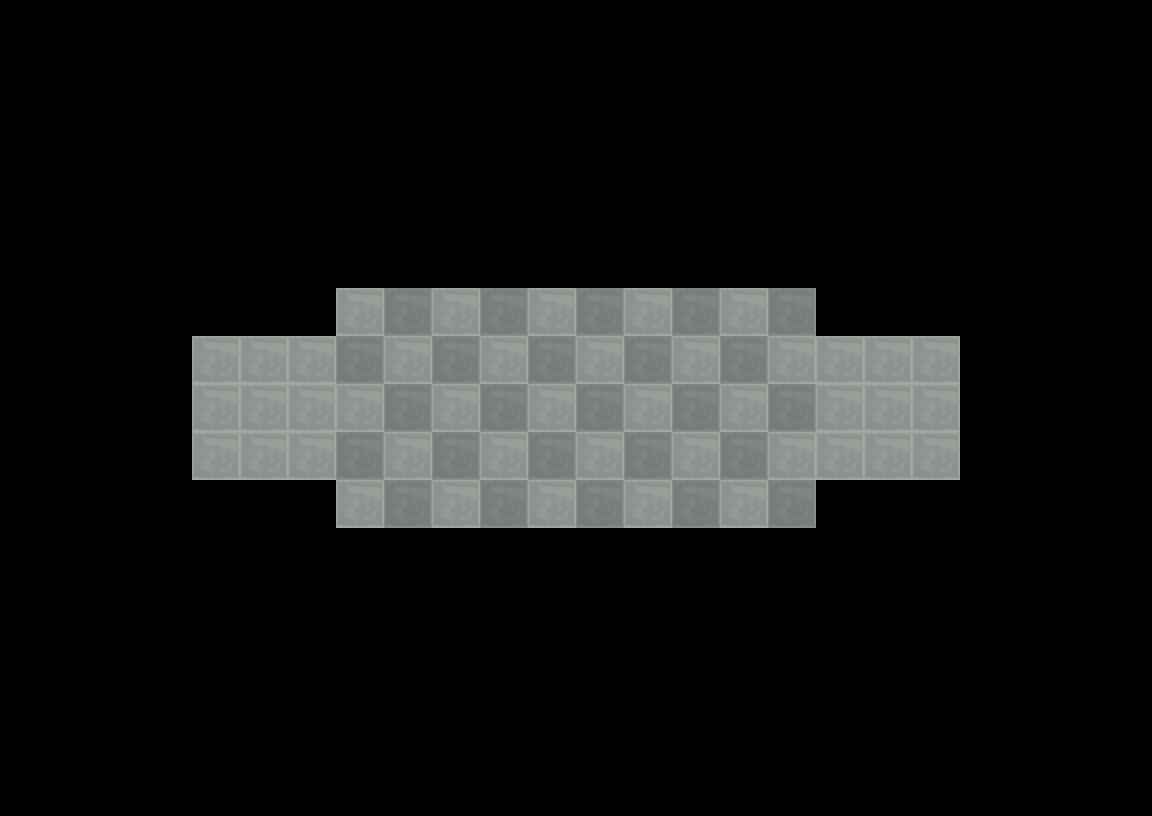

A level layout from a 2D game, rendered from its tile map. Below: a short description, then the map file with its tile-grid data intact:
An orthogonal 24x17 tile map with 48x48 px tiles, 2 tile layers (Tile Layer 1, Tile Layer 6), 3 hidden layers not drawn.

<map version="1.0" tiledversion="1.0.2" orientation="orthogonal" renderorder="right-down" width="24" height="17" tilewidth="48" tileheight="48" nextobjectid="1">
 <tileset firstgid="1" name="tiles" tilewidth="48" tileheight="48" tilecount="1024" columns="32">
  <image source="tiles.png" width="1536" height="1536" />
 </tileset>
 <layer name="Tile Layer 1" width="24" height="17">
  <data encoding="csv">
0,0,0,0,0,0,0,0,0,0,0,0,0,0,0,0,0,0,0,0,0,0,0,0,
0,0,0,0,0,0,0,0,0,0,0,0,0,0,0,0,0,0,0,0,0,0,0,0,
0,0,0,0,0,0,0,0,0,0,0,0,0,0,0,0,0,0,0,0,0,0,0,0,
0,0,0,0,0,0,0,0,0,0,0,0,0,0,0,0,0,0,0,0,0,0,0,0,
0,0,0,0,0,0,0,0,0,0,0,0,0,0,0,0,0,0,0,0,0,0,0,0,
0,0,0,0,0,0,0,0,0,0,0,0,0,0,0,0,0,0,0,0,0,0,0,0,
0,0,0,0,0,0,0,407,405,407,405,407,405,407,405,407,405,0,0,0,0,0,0,0,
0,0,0,0,407,407,407,405,407,405,407,405,407,405,407,405,407,407,407,407,0,0,0,0,
0,0,0,0,407,407,407,407,405,407,405,407,405,407,405,407,405,407,407,407,0,0,0,0,
0,0,0,0,407,407,407,405,407,405,407,405,407,405,407,405,407,407,407,407,0,0,0,0,
0,0,0,0,0,0,0,407,405,407,405,407,405,407,405,407,405,0,0,0,0,0,0,0,
0,0,0,0,0,0,0,0,0,0,0,0,0,0,0,0,0,0,0,0,0,0,0,0,
0,0,0,0,0,0,0,0,0,0,0,0,0,0,0,0,0,0,0,0,0,0,0,0,
0,0,0,0,0,0,0,0,0,0,0,0,0,0,0,0,0,0,0,0,0,0,0,0,
0,0,0,0,0,0,0,0,0,0,0,0,0,0,0,0,0,0,0,0,0,0,0,0,
0,0,0,0,0,0,0,0,0,0,0,0,0,0,0,0,0,0,0,0,0,0,0,0,
0,0,0,0,0,0,0,0,0,0,0,0,0,0,0,0,0,0,0,0,0,0,0,0
</data>
 </layer>
 <layer name="Tile Layer 2" width="24" height="17" visible="0">
  <data encoding="csv">
115,115,115,115,115,115,115,115,115,115,115,115,115,115,115,115,115,115,115,115,115,115,115,115,
116,116,116,116,116,116,116,116,116,116,116,116,116,116,116,116,116,116,116,116,116,116,116,116,
116,116,116,116,116,116,116,116,116,116,116,116,116,116,116,116,116,116,116,116,116,116,116,116,
116,116,116,116,116,116,116,116,116,116,116,116,116,116,116,116,116,116,116,116,116,116,116,116,
116,116,116,116,116,116,116,116,116,116,116,116,116,116,116,116,116,116,116,116,116,116,116,116,
116,116,116,116,116,116,3,2,2,2,2,2,2,2,2,2,2,4,116,116,116,116,116,116,
116,116,116,3,2,2,36,0,0,0,0,0,0,0,0,0,0,35,2,2,4,116,116,116,
116,116,116,1,0,0,0,0,0,0,0,0,0,0,0,0,0,0,0,0,1,116,116,116,
116,116,116,1,0,0,0,0,0,0,0,0,0,0,0,0,0,0,0,0,1,116,116,116,
116,116,116,1,0,0,0,0,0,0,0,0,0,0,0,0,0,0,0,0,1,116,116,116,
116,116,116,35,2,2,4,0,0,0,0,0,0,0,0,0,0,3,2,2,36,116,116,116,
116,116,116,116,116,116,35,2,2,2,2,2,2,2,2,2,2,36,116,116,116,116,116,116,
116,116,116,116,116,116,116,116,116,116,116,116,116,116,116,116,116,116,116,116,116,116,116,116,
116,116,116,116,116,116,116,116,116,116,116,116,116,116,116,116,116,116,116,116,116,116,116,116,
116,116,116,116,116,116,116,116,116,116,116,116,116,116,116,116,116,116,116,116,116,116,116,116,
116,116,116,116,116,116,116,116,116,116,116,116,116,116,116,116,116,116,116,116,116,116,116,116,
115,115,115,115,115,115,115,115,115,115,115,115,115,115,115,115,115,115,115,115,115,115,115,115
</data>
 </layer>
 <layer name="Tile Layer 3" width="24" height="17" visible="0">
  <data encoding="csv">
0,0,0,0,0,0,0,0,0,0,0,0,0,0,0,0,0,0,0,0,0,0,0,0,
0,0,0,0,0,0,0,0,0,0,0,0,0,0,0,0,0,0,0,0,0,0,0,0,
0,0,0,0,0,0,0,0,0,0,0,0,0,0,0,0,0,0,0,0,0,0,0,0,
0,0,0,0,0,0,0,0,0,0,0,0,0,0,0,0,0,0,0,0,0,0,0,0,
0,0,0,0,0,0,0,0,0,0,0,0,0,0,0,0,0,0,0,0,0,0,0,0,
0,0,0,0,0,0,0,0,0,0,0,0,0,0,0,0,0,0,0,0,0,0,0,0,
0,0,0,0,0,0,0,0,0,0,0,0,0,0,0,0,0,0,0,0,0,0,0,0,
0,0,0,0,114,114,114,0,0,0,0,0,0,0,0,0,0,0,0,0,0,0,0,0,
0,0,0,0,114,114,114,0,0,0,0,0,0,0,0,0,0,0,0,0,0,0,0,0,
0,0,0,0,114,114,114,0,0,0,0,0,0,0,0,0,0,0,0,0,0,0,0,0,
0,0,0,0,0,0,0,0,0,0,0,0,0,0,0,0,0,0,0,0,0,0,0,0,
0,0,0,0,0,0,0,0,0,0,0,0,0,0,0,0,0,0,0,0,0,0,0,0,
0,0,0,0,0,0,0,0,0,0,0,0,0,0,0,0,0,0,0,0,0,0,0,0,
0,0,0,0,0,0,0,0,0,0,0,0,0,0,0,0,0,0,0,0,0,0,0,0,
0,0,0,0,0,0,0,0,0,0,0,0,0,0,0,0,0,0,0,0,0,0,0,0,
0,0,0,0,0,0,0,0,0,0,0,0,0,0,0,0,0,0,0,0,0,0,0,0,
0,0,0,0,0,0,0,0,0,0,0,0,0,0,0,0,0,0,0,0,0,0,0,0
</data>
 </layer>
 <layer name="Tile Layer 4" width="24" height="17" visible="0">
  <data encoding="csv">
0,0,0,0,0,0,0,0,0,0,0,0,0,0,0,0,0,0,0,0,0,0,0,0,
0,0,0,0,0,0,0,0,0,0,0,0,0,0,0,0,0,0,0,0,0,0,0,0,
0,0,0,0,0,0,0,0,0,0,0,0,0,0,0,0,0,0,0,0,0,0,0,0,
0,0,0,0,0,0,0,0,0,0,0,0,0,0,0,0,0,0,0,0,0,0,0,0,
0,0,0,0,0,0,0,0,0,0,0,0,0,0,0,0,0,0,0,0,0,0,0,0,
0,0,0,0,0,0,0,0,0,0,0,0,0,0,0,0,0,0,0,0,0,0,0,0,
0,0,0,0,0,0,0,0,0,0,0,0,0,0,0,0,0,0,0,0,0,0,0,0,
0,0,0,0,0,0,0,0,0,0,0,0,0,0,0,0,0,114,114,114,0,0,0,0,
0,0,0,0,0,0,0,0,0,0,0,0,0,0,0,0,0,114,114,114,0,0,0,0,
0,0,0,0,0,0,0,0,0,0,0,0,0,0,0,0,0,114,114,114,0,0,0,0,
0,0,0,0,0,0,0,0,0,0,0,0,0,0,0,0,0,0,0,0,0,0,0,0,
0,0,0,0,0,0,0,0,0,0,0,0,0,0,0,0,0,0,0,0,0,0,0,0,
0,0,0,0,0,0,0,0,0,0,0,0,0,0,0,0,0,0,0,0,0,0,0,0,
0,0,0,0,0,0,0,0,0,0,0,0,0,0,0,0,0,0,0,0,0,0,0,0,
0,0,0,0,0,0,0,0,0,0,0,0,0,0,0,0,0,0,0,0,0,0,0,0,
0,0,0,0,0,0,0,0,0,0,0,0,0,0,0,0,0,0,0,0,0,0,0,0,
0,0,0,0,0,0,0,0,0,0,0,0,0,0,0,0,0,0,0,0,0,0,0,0
</data>
 </layer>
 <layer name="Tile Layer 6" width="24" height="17">
  <data encoding="csv">
0,0,0,0,0,0,0,0,0,0,0,0,0,0,0,0,0,0,0,0,0,0,0,0,
0,0,0,0,0,0,0,0,0,0,0,0,0,0,0,0,0,0,0,0,0,0,0,0,
0,0,0,0,0,0,0,0,0,0,0,0,0,0,0,0,0,0,0,0,0,0,0,0,
0,0,0,0,0,0,0,0,0,0,0,0,0,0,0,0,0,0,0,0,0,0,0,0,
0,0,0,0,0,0,0,0,0,0,0,0,0,0,0,0,0,0,0,0,0,0,0,0,
0,0,0,0,0,0,0,0,0,0,0,0,0,0,0,0,0,0,0,0,0,0,0,0,
0,0,0,0,0,0,0,0,0,0,0,0,0,0,0,0,0,0,0,0,0,0,0,0,
0,0,0,0,0,0,0,0,0,0,0,0,0,0,0,0,407,0,0,0,0,0,0,0,
0,0,0,0,0,0,0,0,0,0,0,0,0,0,0,0,0,0,0,0,0,0,0,0,
0,0,0,0,0,0,0,0,0,0,0,0,0,0,0,0,0,0,0,0,0,0,0,0,
0,0,0,0,0,0,0,0,0,0,0,407,0,0,0,0,0,0,0,0,0,0,0,0,
0,0,0,0,0,0,0,0,0,0,0,0,0,0,0,0,0,0,0,0,0,0,0,0,
0,0,0,0,0,0,0,0,0,0,0,0,0,0,0,0,0,0,0,0,0,0,0,0,
0,0,0,0,0,0,0,0,0,0,0,0,0,0,0,0,0,0,0,0,0,0,0,0,
0,0,0,0,0,0,0,0,0,0,0,0,0,0,0,0,0,0,0,0,0,0,0,0,
0,0,0,0,0,0,0,0,0,0,0,0,0,0,0,0,0,0,0,0,0,0,0,0,
0,0,0,0,0,0,0,0,0,0,0,0,0,0,0,0,0,0,0,0,0,0,0,0
</data>
 </layer>
</map>
